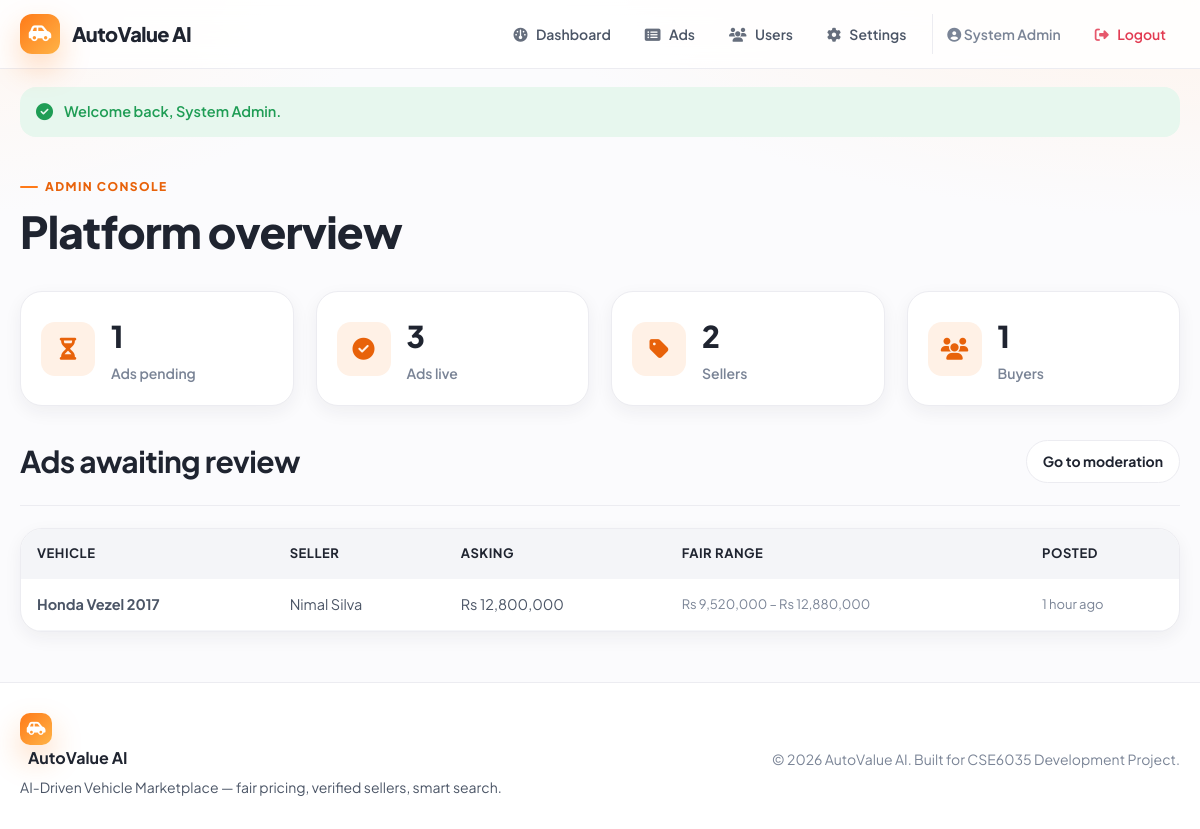
The page /web/public/admin/dashboard.php (signed in) on the database its author committed.
### tables this page shows
CREATE TABLE vehicle_ads (
    id INT AUTO_INCREMENT PRIMARY KEY,
    seller_id INT NOT NULL,
    title VARCHAR(160) NOT NULL,
    brand VARCHAR(60) NOT NULL,
    vehicle_model VARCHAR(80) NOT NULL,
    model_year INT NOT NULL,
    mileage INT NOT NULL,
    engine_capacity INT NOT NULL,
    fuel_type VARCHAR(30) NOT NULL,
    transmission VARCHAR(30) NOT NULL,
    condition_grade VARCHAR(30) NOT NULL,
    asking_price DECIMAL(14,2) NOT NULL,
    predicted_price DECIMAL(14,2) DEFAULT NULL,
    lower_bound DECIMAL(14,2) DEFAULT NULL,
    upper_bound DECIMAL(14,2) DEFAULT NULL,
    description TEXT,
    location VARCHAR(120) DEFAULT NULL,
    image_path VARCHAR(255) DEFAULT NULL,
    status ENUM('pending', 'approved', 'rejected') NOT NULL DEFAULT 'pending',
    created_at TIMESTAMP DEFAULT CURRENT_TIMESTAMP,
    FOREIGN KEY (seller_id) REFERENCES users(id) ON DELETE CASCADE,
    INDEX idx_status (status),
    INDEX idx_brand (brand),
    INDEX idx_price (asking_price),
    INDEX idx_year (model_year)
);

CREATE TABLE users (
    id INT AUTO_INCREMENT PRIMARY KEY,
    full_name VARCHAR(120) NOT NULL,
    email VARCHAR(160) NOT NULL UNIQUE,
    password_hash VARCHAR(255) NOT NULL,
    role ENUM('admin', 'seller', 'buyer') NOT NULL DEFAULT 'buyer',
    phone VARCHAR(40) DEFAULT NULL,
    is_active TINYINT(1) NOT NULL DEFAULT 1,
    created_at TIMESTAMP DEFAULT CURRENT_TIMESTAMP
);

### web/lib/AdRepository.php (called while the page is built, shortened)
<?php
class AdRepository
{
    private PDO $pdo;
    public function __construct(PDO $pdo)
    {
        $this->pdo = $pdo;
    }
    public function allForAdmin(string $status = ''): array
    {
        $sql = 'SELECT a.*, u.full_name AS seller_name
                FROM vehicle_ads a JOIN users u ON u.id = a.seller_id';
        $params = [];
        if ($status) {
            $sql .= ' WHERE a.status = ?';
            $params[] = $status;
        }
        $sql .= ' ORDER BY a.created_at DESC';
        $stmt = $this->pdo->prepare($sql);
        $stmt->execute($params);
        return $stmt->fetchAll();
    }
}

### web/lib/UserRepository.php (called while the page is built, shortened)
<?php
class UserRepository
{
    private PDO $pdo;
    public function __construct(PDO $pdo)
    {
        $this->pdo = $pdo;
    }
    public function countByRole(string $role): int
    {
        $stmt = $this->pdo->prepare('SELECT COUNT(*) AS total FROM users WHERE role = ?');
        $stmt->execute([$role]);
        return (int)$stmt->fetch()['total'];
    }
}

### web/includes/functions.php (called while the page is built, shortened)
<?php
function e(?string $value): string
{
    return htmlspecialchars($value ?? '', ENT_QUOTES, 'UTF-8');
}
function format_money($amount, string $symbol = 'Rs'): string
{
    return $symbol . ' ' . number_format((float)$amount, 0);
}
function time_ago(string $datetime): string
{
    $timestamp = strtotime($datetime);
    $diff = time() - $timestamp;
    $units = [
        31536000 => 'year',
        2592000 => 'month',
        86400 => 'day',
        3600 => 'hour',
        60 => 'minute',
    ];
    foreach ($units as $seconds => $label) {
        if ($diff >= $seconds) {
            $count = floor($diff / $seconds);
            return $count . ' ' . $label . ($count > 1 ? 's' : '') . ' ago';
        }
    }
    return 'just now';
}

### web/public/admin/dashboard.php (the view, shortened to what this page needs)
<?php
require_once __DIR__ . '/../../config/database.php';
require_once __DIR__ . '/../../lib/AdRepository.php';
require_once __DIR__ . '/../../lib/UserRepository.php';
$adRepo = new AdRepository($pdo);
$userRepo = new UserRepository($pdo);
$pendingAds = $adRepo->allForAdmin(AD_STATUS_PENDING);
$approvedCount = count($adRepo->allForAdmin(AD_STATUS_APPROVED));
$sellers = $userRepo->countByRole(ROLE_SELLER);
$buyers = $userRepo->countByRole(ROLE_BUYER);
require_once __DIR__ . '/../../includes/header.php';
?>
<section class="section">
    <span class="eyebrow">Admin console</span>
    <h1 class="mb-0">Platform overview</h1>
</section>
<section class="section grid grid-4">
    <div class="card tight stat-card">
        <div class="stat-icon"><i class="fa-solid fa-hourglass-half"></i></div>
        <div class="stat-body"><strong><?php echo count($pendingAds); ?></strong><span>Ads pending</span></div>
    </div>
    <div class="card tight stat-card">
        <div class="stat-icon"><i class="fa-solid fa-circle-check"></i></div>
        <div class="stat-body"><strong><?php echo $approvedCount; ?></strong><span>Ads live</span></div>
    </div>
    <div class="card tight stat-card">
        <div class="stat-icon"><i class="fa-solid fa-tag"></i></div>
        <div class="stat-body"><strong><?php echo $sellers; ?></strong><span>Sellers</span></div>
    </div>
    <div class="card tight stat-card">
        <div class="stat-icon"><i class="fa-solid fa-users"></i></div>
        <div class="stat-body"><strong><?php echo $buyers; ?></strong><span>Buyers</span></div>
    </div>
</section>
<section class="section">
    <div class="flex-between">
        <h2 class="mb-0">Ads awaiting review</h2>
        <a href="ads.php?status=pending" class="btn secondary small">Go to moderation</a>
    </div>
    <div class="divider"></div>
    <?php if (!$pendingAds): ?>
        <div class="card empty-state"><i class="fa-solid fa-inbox"></i><p>Nothing waiting for review. You're all caught up.</p></div>
    <?php else: ?>
        <div class="table-card">
            <table>
                <thead><tr><th>Vehicle</th><th>Seller</th><th>Asking</th><th>Fair range</th><th>Posted</th></tr></thead>
                <tbody>
                <?php foreach (array_slice($pendingAds, 0, 8) as $ad): ?>
                    <tr>
                        <td><strong><?php echo e($ad['title']); ?></strong></td>
                        <td><?php echo e($ad['seller_name']); ?></td>
                        <td><?php echo format_money($ad['asking_price']); ?></td>
                        <td class="muted" style="font-size:13px"><?php echo $ad['lower_bound'] ? format_money($ad['lower_bound']) . ' – ' . format_money($ad['upper_bound']) : 'N/A'; ?></td>
                        <td class="muted" style="font-size:13px"><?php echo time_ago($ad['created_at']); ?></td>
                    </tr>
                <?php endforeach; ?>
                </tbody>
            </table>
        </div>
    <?php endif; ?>
</section>
<?php require_once __DIR__ . '/../../includes/footer.php'; ?>

### web/public/assets/css/styles.css (style rules this page uses)
:root { --orange: #ff7a18; --orange-dark: #e8620a; --orange-soft: #fff1e6; --orange-tint: #ffe3cc; --amber: #ffb347; --ink: #1f2430; --ink-soft: #4b5566; --muted: #7a8496; --line: #ececf1; --line-soft: #f4f5f8; --bg: #fbfbfd; --panel: #ffffff; --success: #1f9d55; --success-soft: #e7f7ee; --danger: #e23b52; --danger-soft: #fdecef; --warn: #d98c00; --warn-soft: #fff6e0; --radius-lg: 22px; --radius-md: 16px; --radius-sm: 12px; --shadow-sm: 0 6px 18px rgba(31, 36, 48, .06); --shadow-md: 0 16px 40px rgba(31, 36, 48, .10); --shadow-orange: 0 14px 30px rgba(255, 122, 24, .28); --font: 'Plus Jakarta Sans', system-ui, -apple-system, Segoe UI, Roboto, sans-serif; }
* { box-sizing: border-box; }
body { margin: 0; font-family: var(--font); color: var(--ink); background: radial-gradient(1200px 500px at 100% -10%, var(--orange-soft), transparent 60%), radial-gradient(900px 400px at -10% 0%, #fff6ef, transparent 55%), var(--bg); min-height: 100vh; line-height: 1.6; }
a { color: inherit; text-decoration: none; }
h1, h2, h3, h4 { margin: 0 0 .5em; letter-spacing: -.02em; color: var(--ink); line-height: 1.15; }
h1 { font-size: clamp(28px, 4vw, 44px); font-weight: 800; }
h2 { font-size: clamp(22px, 3vw, 30px); font-weight: 700; }
.muted { color: var(--muted); }
.section { margin-bottom: 34px; }
.grid { display: grid; gap: 22px; }
.grid-4 { grid-template-columns: repeat(4, 1fr); }
.flex-between { display: flex; gap: 14px; align-items: center; justify-content: space-between; }
.mb-0 { margin-bottom: 0; }
.btn { display: inline-flex; align-items: center; justify-content: center; gap: 9px; border: 0; cursor: pointer; font-family: inherit; font-weight: 700; font-size: 15px; padding: 13px 22px; border-radius: var(--radius-md); transition: .18s; white-space: nowrap; }
.btn.small { padding: 9px 16px; font-size: 14px; border-radius: 999px; }
.btn.secondary { background: var(--panel); color: var(--ink); border: 1px solid var(--line); }
.card { background: var(--panel); border: 1px solid var(--line); border-radius: var(--radius-lg); box-shadow: var(--shadow-sm); padding: 26px; }
.card.tight { padding: 20px; }
.eyebrow { display: inline-flex; align-items: center; gap: 7px; color: var(--orange-dark); text-transform: uppercase; font-size: 12px; letter-spacing: .12em; font-weight: 800; margin-bottom: 10px; }
.eyebrow::before { content: ''; width: 18px; height: 2px; background: var(--orange); border-radius: 2px; }
.stat-card { display: flex; align-items: center; gap: 16px; }
.stat-icon { width: 54px; height: 54px; border-radius: 14px; display: grid; place-items: center; font-size: 22px; color: var(--orange-dark); background: var(--orange-soft); flex-shrink: 0; }
.stat-body strong { display: block; font-size: 30px; font-weight: 800; letter-spacing: -.03em; }
.stat-body span { color: var(--muted); font-size: 14px; font-weight: 600; }
.table-card { background: var(--panel); border: 1px solid var(--line); border-radius: var(--radius-lg); box-shadow: var(--shadow-sm); overflow-x: auto; }
table { width: 100%; border-collapse: collapse; }
th, td { padding: 14px 16px; text-align: left; border-bottom: 1px solid var(--line-soft); font-size: 14.5px; color: var(--ink-soft); vertical-align: middle; }
th { color: var(--ink); font-weight: 700; font-size: 13px; text-transform: uppercase; letter-spacing: .04em; background: var(--line-soft); }
.divider { height: 1px; background: var(--line); margin: 22px 0; border: 0; }

### rows shown on the page
vehicle_ads: title "Honda Vezel 2017", seller.full_name "Nimal Silva", asking_price "Rs 12,800,000", lower_bound "Rs 9,520,000", upper_bound "Rs 12,880,000", created_at "1 hour ago"

### other values the page prints
APP_NAME "AutoValue AI"
current_name() "System Admin"
$flash['message'] "Welcome back, System Admin."
count($pendingAds) "1"
$approvedCount "3"
$sellers "2"
$buyers "1"
APP_TAGLINE "AI-Driven Vehicle Marketplace"
